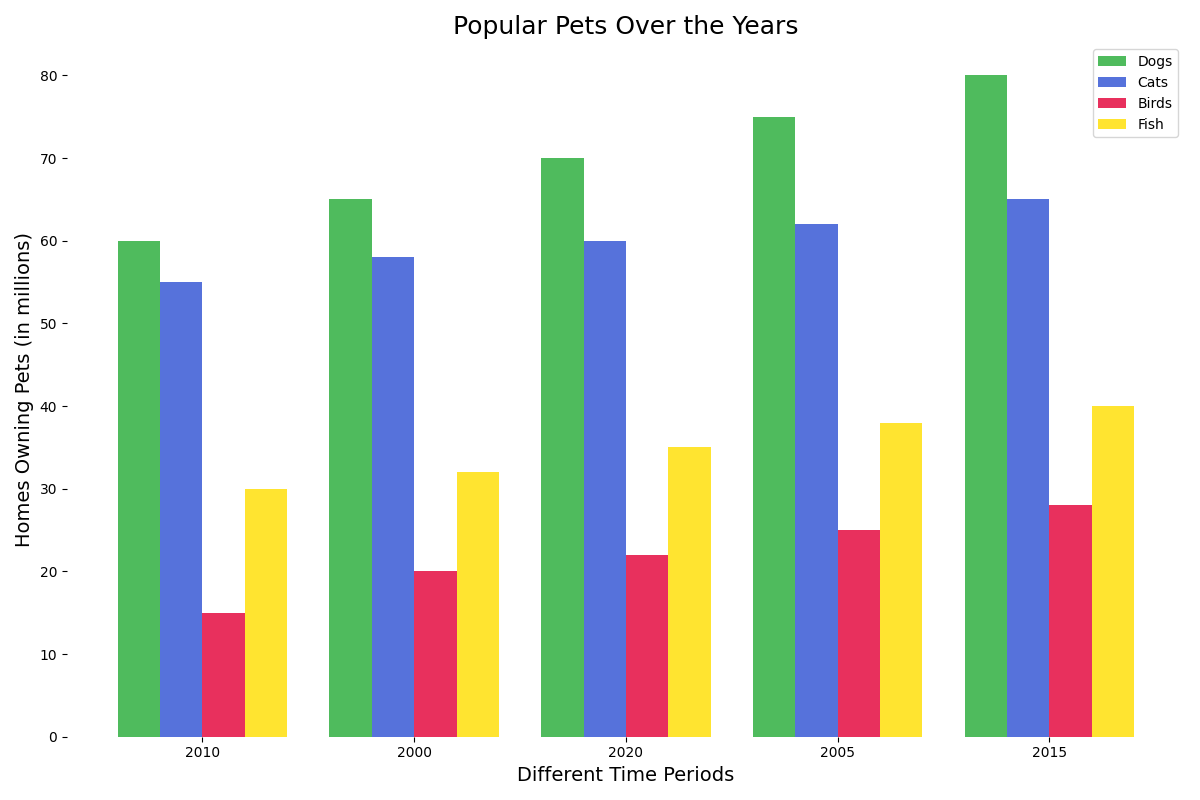

Generate this figure with Python:
import numpy as np
import matplotlib.pyplot as plt

xticks = np.array(['2010', '2000', '2020', '2005', '2015'])
dogs = np.array([60, 65, 70, 75, 80])
cats = np.array([55, 58, 60, 62, 65])
birds = np.array([15, 20, 22, 25, 28])
fish = np.array([30, 32, 35, 38, 40])

colors = ['#3cb44b', '#4363d8', '#e6194b', '#ffe119']

fig, ax = plt.subplots(figsize=(12, 8))

bar_width = 0.2
x = np.arange(len(xticks)) 

ax.bar(x, dogs, width=bar_width, color=colors[0], label='Dogs', alpha=0.9)
ax.bar(x + bar_width, cats, width=bar_width, color=colors[1], label='Cats', alpha=0.9)
ax.bar(x + 2*bar_width, birds, width=bar_width, color=colors[2], label='Birds', alpha=0.9)
ax.bar(x + 3*bar_width, fish, width=bar_width, color=colors[3], label='Fish', alpha=0.9)

ax.set_xticks(x + bar_width * 1.5)
ax.set_xticklabels(xticks)

ax.set_title('Popular Pets Over the Years', fontsize=18)
ax.set_xlabel('Different Time Periods', fontsize=14)
ax.set_ylabel('Homes Owning Pets (in millions)', fontsize=14)

ax.spines['top'].set_visible(False)
ax.spines['right'].set_visible(False)
ax.spines['left'].set_visible(False)
ax.spines['bottom'].set_visible(False)

ax.legend()

plt.tight_layout()
plt.show()
